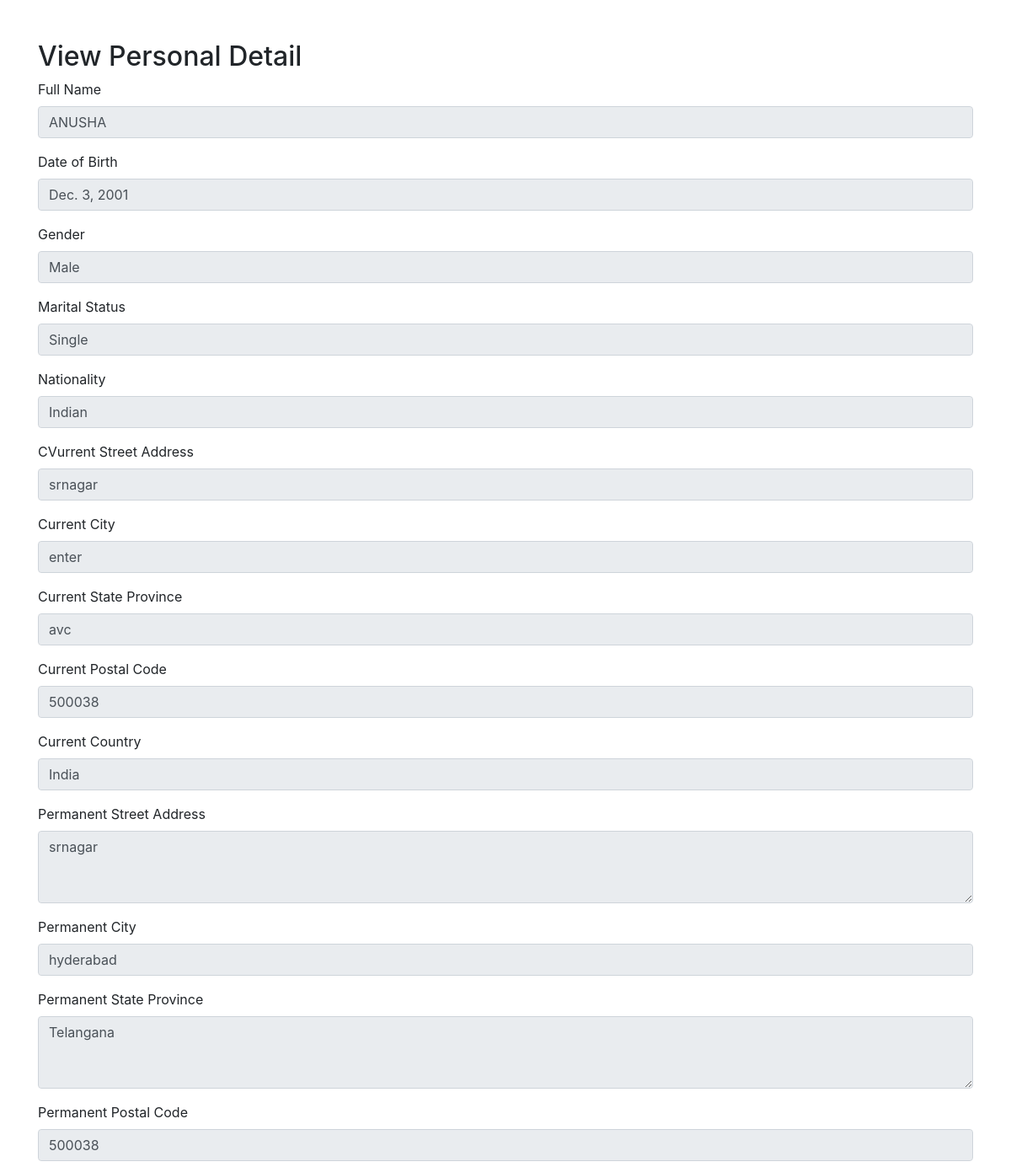
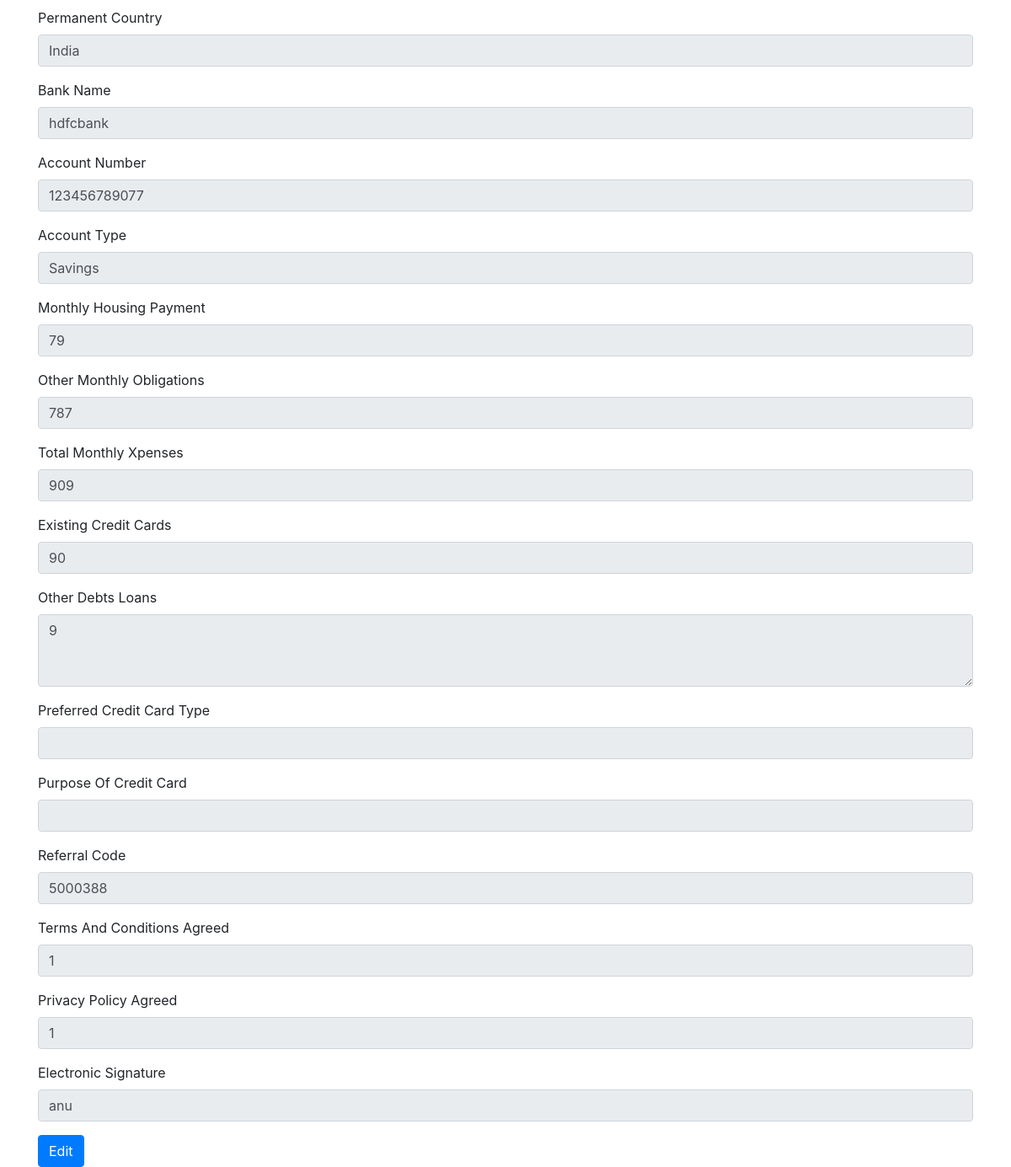
Page /cc/creditappli_view/1/views/ on the committed database (2 pictures, top to bottom).
### ganesh/models.py (models this page shows, shortened)
class CreditCardApplication(models.Model):
    GENDER_CHOICES = [
        ('Male', 'Male'),
        ('Female', 'Female'),
        ('Other', 'Other'),
    ]
    MARITAL_STATUS_CHOICES = [
        ('Single', 'Single'),
        ('Married', 'Married'),
        ('Divorced', 'Divorced'),
        ('Widowed', 'Widowed'),
    ]
    EMPLOYMENT_STATUS_CHOICES = [
        ('Employed', 'Employed'),
        ('Self-Employed', 'Self-Employed'),
        ('Unemployed', 'Unemployed'),
        ('Student', 'Student'),
        ('Retired', 'Retired'),
    ]
    ACCOUNT_TYPE_CHOICES = [
        ('Current', 'Current'),
        ('Savings', 'Savings'),
    ]
    CARD_TYPE_CHOICES = [
        ('Standard', 'Standard'),
        ('Rewards', 'Rewards'),
        ('Travel', 'Travel'),
        ('Cashback', 'Cashback'),
        ('Business', 'Business'),
    ]
    PURPOSE_CHOICES = [
        ('Travel', 'Travel'),
        ('Business', 'Business'),
        ('Everyday Use', 'Everyday Use'),
        ('Other', 'Other'),
    ]
    condition_CHOICES = [
        ('YES', 'yes'),
        ('NO', 'no'),
    ]
    full_name = models.CharField(max_length=100, null=False,blank=False,validators=[validate_only_letters],default="a")
    date_of_birth = models.DateField(validators=[validate_date])
    gender = models.CharField(max_length=10,help_text="select", choices=GENDER_CHOICES)
    marital_status = models.CharField(max_length=10, choices=MARITAL_STATUS_CHOICES)
    nationality = models.CharField(max_length=50, null=True,validators=[validate_only_letters])
    current_street_address = models.CharField(max_length=255,null=False,blank=False,default="a")
    current_city = models.CharField(max_length=100,validators=[validate_only_letters],null=False,blank=False)
    current_state_province = models.CharField(max_length=100,validators=[validate_only_letters],null=False,blank=False)
    current_postal_code = models.CharField(max_length=6,null=True, blank=True,validators=[validate_pincode])  # Changed to CharField
    current_country = models.CharField(max_length=50, null=True, blank=True,validators=[validate_only_letters])
    permanent_street_address = models.CharField(max_length=255,null=False,blank=False,default="a")
    permanent_city = models.CharField(max_length=100,null=False,blank=False,validators=[validate_only_letters],default="a")
    permanent_state_province = models.CharField(max_length=100, null=True, blank=True,validators=[validate_only_letters])
    permanent_postal_code = models.CharField(max_length=6,null=True, blank=True,validators=[validate_pincode])
    permanent_country = models.CharField(max_length=50,null=True, blank=True,validators=[validate_only_letters])
    phone_number = models.CharField(max_length=10,null=True,validators=[validate_mobile_number])
    email_address = models.EmailField(validators=[EmailValidator()])
    employment_status = models.CharField(max_length=15, choices=EMPLOYMENT_STATUS_CHOICES, null=False,default="a")
    occupation = models.CharField(max_length=100, blank=True,validators=[validate_only_letters])
    employer_name = models.CharField(max_length=100, blank=True,validators=[validate_only_letters])
    employer_address = models.CharField(max_length=255, blank=True)
    work_phone_number = models.CharField(max_length=10,null=True,validators=[validate_mobile_number])  # Changed to CharField
    years_at_current_job = models.CharField(blank=True, null=True,max_length=2)
    monthly_annual_income = models.CharField(max_length=15, blank=True, null=True,validators=[validate_amount])
    bank_name = models.CharField(max_length=100, blank=True,validators=[validate_only_letters])
    account_number = models.CharField(null=True, blank=True,max_length=20) # Changed to CharField
    account_type = models.CharField(max_length=10, choices=ACCOUNT_TYPE_CHOICES, blank=True)
    monthly_housing_payment = models.CharField(max_length=10, blank=True, null=True,validators=[validate_amount])
    other_monthly_obligations = models.CharField(max_length=10, blank=True, null=True,validators=[validate_amount])
    total_monthly_expenses = models.IntegerField(blank=True, null=True,validators=[validate_amount])
    existing_credit_cards = models.CharField(blank=True, null=True,max_length=1)  # You may consider JSONField if structured data is needed
    other_debts_loans = models.CharField(blank=True,max_length=2)
    preferred_credit_card_type = models.CharField(max_length=10, choices=CARD_TYPE_CHOICES, blank=True,validators=[validate_only_letters],default='select')
    purpose_of_credit_card = models.CharField(max_length=15, choices=PURPOSE_CHOICES, blank=True)
    referral_code = models.CharField(max_length=5, blank=True,null=True)
    terms_and_conditions_agreed = models.CharField(max_length=10,choices=condition_CHOICES)
    privacy_policy_agreed = models.CharField(max_length=10,choices=condition_CHOICES,help_text='select')
    electronic_signature = models.FileField(upload_to='proof_of_income/',
                                       help_text='Upload proof of income such as payslips or tax returns.',validators=[validate_pdf_file])
    random_number = models.CharField(max_length=20, unique=True, blank=True, null=True)

### ganesh/views.py (the view)
# urls.py: path('creditappli_view/<int:pk>/views/',views. creditappli_show,name='creditappli_show'),
def creditappli_show(request, pk):
    personal_detail= get_object_or_404(CreditCardApplication, pk=pk)
    return render(request, 'creditappli_show.html', {'personal_detail':personal_detail })

### ganesh/templates/creditappli_show.html (shortened to what this page needs)
<!DOCTYPE html>
<html>
<head>
    <link rel="stylesheet" href="https://maxcdn.bootstrapcdn.com/bootstrap/4.0.0/css/bootstrap.min.css">
</head>
<body>
    <div class="container mt-5">
        <h2>View Personal Detail</h2>
        <form method="post" action="{% url 'update' personal_detail.id %}">
            <div class="form-group">
                <label for="full_name">Full Name</label>
                <input type="text" class="form-control" id="full_name" name="full_name" value="{{ personal_detail.full_name }}" readonly>
            </div>
            <div class="form-group">
                <label for="date_of_birth">Date of Birth</label>
                <input type="text" class="form-control" id="date_of_birth" name="date_of_birth" value="{{ personal_detail.date_of_birth }}" readonly>
            </div>
            <div class="form-group">
                <label for="gender">Gender</label>
                <input type="text" class="form-control" id="gender" name="gender" value="{{ personal_detail.gender }}" readonly>
            </div>
            <div class="form-group">
                <label for="marital_status">Marital Status</label>
                <input type="text" class="form-control" id="marital_status" name="marital_status" value="{{ personal_detail.marital_status }}" readonly>
            </div>
            <div class="form-group">
                <label for="nationality">Nationality</label>
                <input type="text" class="form-control" id="nationality" name="nationality" value="{{ personal_detail.nationality }}" readonly>
            </div>
            <div class="form-group">
                <label for="current_street_address">CVurrent Street Address</label>
                <input type="text" class="form-control" id="current_street_address" name="current_street_address" value="{{ personal_detail.current_street_address }}" readonly>
            </div>
            <div class="form-group">
                <label for="current_city">Current City</label>
                <input type="text" class="form-control" id="current_city" name="current_city" value="{{ personal_detail.current_city }}" readonly>
            </div>
            <div class="form-group">
                <label for="current_state_province">Current State Province</label>
                <input type="text" class="form-control" id="current_state_province" name="current_state_province" value="{{ personal_detail.current_state_province }}" readonly>
            </div>
            <div class="form-group">
                <label for="current_postal_code">Current Postal Code</label>
                <input type="text" class="form-control" id="current_postal_code" name="current_postal_code" value="{{ personal_detail.current_postal_code }}" readonly>
            </div>
            <div class="form-group">
                <label for="current_country">Current Country</label>
                <input type="text" class="form-control" id="current_country" name="current_country" value="{{ personal_detail.current_country }}" readonly>
            </div>
            <div class="form-group">
                <label for="permanent_street_address">Permanent Street Address</label>
                <textarea class="form-control" id="permanent_street_address" name="permanent_street_address" rows="3" readonly>{{ personal_detail.permanent_street_address }}</textarea>
            </div>
            <div class="form-group">
                <label for="permanent_city">Permanent City</label>
                <input type="text" class="form-control" id="permanent_city" name="permanent_city" value="{{ personal_detail.permanent_city }}" readonly>
            </div>
            <div class="form-group">
                <label for="permanent_state_province">Permanent State Province</label>
                <textarea class="form-control" id="permanent_state_province" name="permanent_state_province" rows="3" readonly>{{ personal_detail.permanent_state_province }}</textarea>
            </div>
            <div class="form-group">
                <label for="permanent_postal_code">Permanent Postal Code</label>
                <input type="text" class="form-control" id="permanent_postal_code" name="permanent_postal_code" value="{{ personal_detail.permanent_postal_code }}" readonly>
            </div>
            <div class="form-group">
                <label for="permanent_country">Permanent Country</label>
                <input type="text" class="form-control" id="permanent_country" name="permanent_country" value="{{ personal_detail.permanent_country }}" readonly>
            </div>
            <div class="form-group">
                <label for="bank_name">Bank Name</label>
                <input type="text" class="form-control" id="bank_name" name="bank_name" value="{{ personal_detail.bank_name }}" readonly>
            </div>
            <div class="form-group">
                <label for="account_number">Account Number</label>
                <input type="text" class="form-control" id="account_number" name="account_number" value="{{ personal_detail.account_number }}" readonly>
            </div>
            <div class="form-group">
                <label for="account_type">Account Type</label>
                <input type="text" class="form-control" id="account_type" name="account_type" value="{{ personal_detail.account_type }}" readonly>
            </div>
            <div class="form-group">
                <label for="monthly_housing_payment">Monthly Housing Payment</label>
                <input type="text" class="form-control" id="monthly_housing_payment" name="monthly_housing_payment" value="{{ personal_detail.monthly_housing_payment }}" readonly>
            </div>
            <div class="form-group">
                <label for="other_monthly_obligations">Other Monthly Obligations</label>
                <input type="text" class="form-control" id="other_monthly_obligations" name="other_monthly_obligations" value="{{ personal_detail.other_monthly_obligations }}" readonly>
            </div>
            <div class="form-group">
                <label for="total_monthly_expenses">Total Monthly Xpenses</label>
                <input type="text" class="form-control" id="total_monthly_expenses" name="total_monthly_expenses" value="{{ personal_detail.total_monthly_expenses }}" readonly>
            </div>
            <div class="form-group">
                <label for="existing_credit_cards">Existing Credit Cards</label>
                <input type="email" class="form-control" id="existing_credit_cards" name="existing_credit_cards" value="{{ personal_detail.existing_credit_cards }}" readonly>
            </div>
            <div class="form-group">
                <label for="other_debts_loans">Other Debts Loans</label>
                <textarea class="form-control" id="other_debts_loans" name="other_debts_loans" rows="3" readonly>{{ personal_detail.other_debts_loans }}</textarea>
            </div>
            <div class="form-group">
                <label for="preferred_credit_card_type">Preferred Credit Card Type</label>
                <input type="text" class="form-control" id="preferred_credit_card_type" name="preferred_credit_card_type" value="{{ personal_detail.office_address_pincode }}" readonly>
            </div>
            <div class="form-group">
                <label for="purpose_of_credit_card">Purpose Of Credit Card</label>
                <input type="text" class="form-control" id="purpose_of_credit_card" name="purpose_of_credit_card" value="{{ personal_detail.required_loan_amount }}" readonly>
            </div>
            <div class="form-group">
                <label for="referral_code">Referral Code</label>
                <input type="text" class="form-control" id="referral_code" name="referral_code" value="{{ personal_detail.referral_code }}" readonly>
            </div>
            <div class="form-group">
                <label for="terms_and_conditions_agreed">Terms And Conditions Agreed</label>
                <input type="text" class="form-control" id="terms_and_conditions_agreed" name="terms_and_conditions_agreed" value="{{ personal_detail.terms_and_conditions_agreed }}" readonly>
            </div>
            <div class="form-group">
                <label for="privacy_policy_agreed">Privacy Policy Agreed</label>
                <input type="text" class="form-control" id="privacy_policy_agreed" name="privacy_policy_agreed" value="{{ personal_detail.privacy_policy_agreed }}" readonly>
            </div>
            <div class="form-group">
                <label for="electronic_signature">Electronic Signature</label>
                <input type="text" class="form-control" id="electronic_signature" name="electronic_signature" value="{{ personal_detail.electronic_signature }}" readonly>
            </div>
            <a href="{% url 'update' personal_detail.id %}" class="btn btn-primary">Edit</a>
        </form>
    </div>
</body>
</html>

### rows in the picture
CreditCardApplication: full_name "ANUSHA", date_of_birth "Dec. 3, 2001", gender "Male", marital_status "Single", nationality "Indian", current_street_address "srnagar", current_city "enter", current_state_province "avc", current_postal_code "500038", current_country "India", permanent_street_address "srnagar", permanent_city "hyderabad", permanent_state_province "Telangana", permanent_postal_code "500038", permanent_country "India", bank_name "hdfcbank", account_number "123456789077", account_type "Savings", monthly_housing_payment "79", other_monthly_obligations "787", total_monthly_expenses "909", existing_credit_cards "90", other_debts_loans "9", referral_code "5000388", terms_and_conditions_agreed "1", privacy_policy_agreed "1", electronic_signature "anu"
